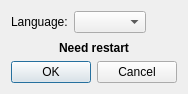
<?xml version="1.0" encoding="UTF-8"?>
<ui version="4.0">
 <class>Options</class>
 <widget class="QDialog" name="Options">
  <property name="geometry">
   <rect>
    <x>0</x>
    <y>0</y>
    <width>184</width>
    <height>94</height>
   </rect>
  </property>
  <property name="windowTitle">
   <string>Options</string>
  </property>
  <layout class="QGridLayout" name="gridLayout">
   <item row="0" column="0">
    <layout class="QHBoxLayout" name="horizontalLayout">
     <item>
      <widget class="QLabel" name="label">
       <property name="text">
        <string>Language:</string>
       </property>
      </widget>
     </item>
     <item>
      <widget class="QComboBox" name="comboLang">
       <property name="sizePolicy">
        <sizepolicy hsizetype="Maximum" vsizetype="Fixed">
         <horstretch>1</horstretch>
         <verstretch>0</verstretch>
        </sizepolicy>
       </property>
      </widget>
     </item>
     <item>
      <spacer name="horizontalSpacer">
       <property name="orientation">
        <enum>Qt::Horizontal</enum>
       </property>
       <property name="sizeType">
        <enum>QSizePolicy::Expanding</enum>
       </property>
       <property name="sizeHint" stdset="0">
        <size>
         <width>0</width>
         <height>20</height>
        </size>
       </property>
      </spacer>
     </item>
    </layout>
   </item>
   <item row="1" column="0">
    <spacer name="verticalSpacer">
     <property name="orientation">
      <enum>Qt::Vertical</enum>
     </property>
     <property name="sizeHint" stdset="0">
      <size>
       <width>20</width>
       <height>0</height>
      </size>
     </property>
    </spacer>
   </item>
   <item row="2" column="0">
    <widget class="QLabel" name="labelRestart">
     <property name="font">
      <font>
       <weight>75</weight>
       <bold>true</bold>
      </font>
     </property>
     <property name="text">
      <string>Need restart</string>
     </property>
     <property name="alignment">
      <set>Qt::AlignCenter</set>
     </property>
    </widget>
   </item>
   <item row="3" column="0">
    <widget class="QDialogButtonBox" name="buttonBox">
     <property name="orientation">
      <enum>Qt::Horizontal</enum>
     </property>
     <property name="standardButtons">
      <set>QDialogButtonBox::Cancel|QDialogButtonBox::Ok</set>
     </property>
    </widget>
   </item>
  </layout>
 </widget>
 <tabstops>
  <tabstop>comboLang</tabstop>
  <tabstop>buttonBox</tabstop>
 </tabstops>
 <resources/>
 <connections>
  <connection>
   <sender>buttonBox</sender>
   <signal>accepted()</signal>
   <receiver>Options</receiver>
   <slot>accept()</slot>
   <hints>
    <hint type="sourcelabel">
     <x>207</x>
     <y>96</y>
    </hint>
    <hint type="destinationlabel">
     <x>157</x>
     <y>274</y>
    </hint>
   </hints>
  </connection>
  <connection>
   <sender>buttonBox</sender>
   <signal>rejected()</signal>
   <receiver>Options</receiver>
   <slot>reject()</slot>
   <hints>
    <hint type="sourcelabel">
     <x>207</x>
     <y>96</y>
    </hint>
    <hint type="destinationlabel">
     <x>286</x>
     <y>274</y>
    </hint>
   </hints>
  </connection>
  <connection>
   <sender>comboLang</sender>
   <signal>currentIndexChanged(int)</signal>
   <receiver>Options</receiver>
   <slot>slotSomethingImportantChanged()</slot>
   <hints>
    <hint type="sourcelabel">
     <x>121</x>
     <y>19</y>
    </hint>
    <hint type="destinationlabel">
     <x>275</x>
     <y>24</y>
    </hint>
   </hints>
  </connection>
 </connections>
 <slots>
  <slot>slotSomethingImportantChanged()</slot>
 </slots>
</ui>
